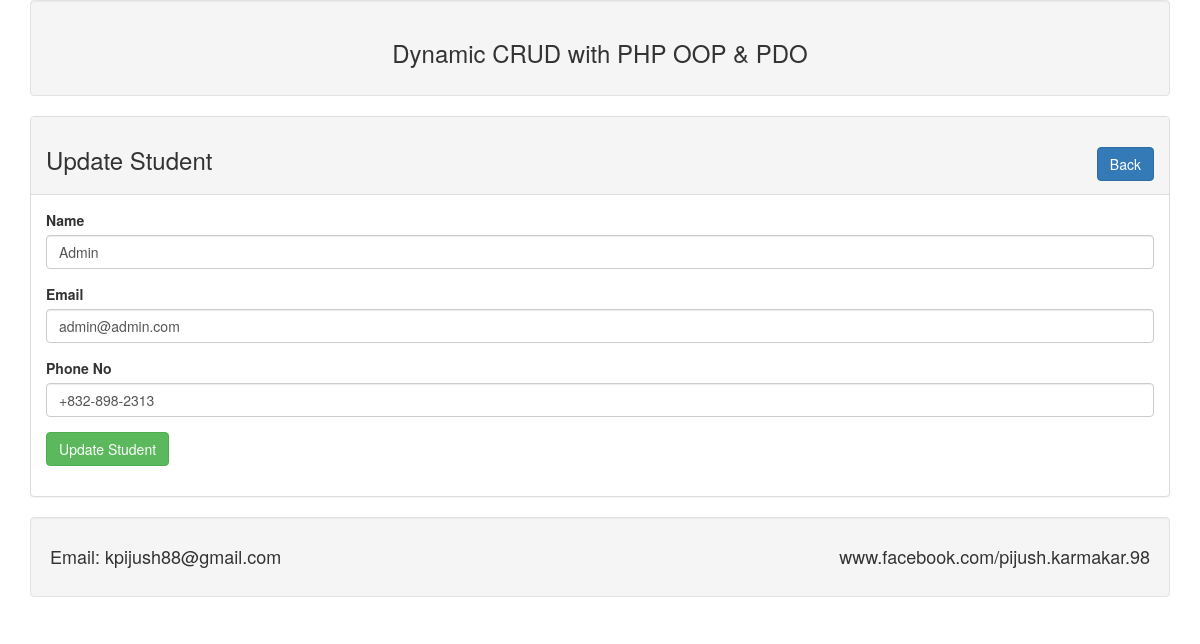
The app's page /editstudent.php?id=17 with its own data.
### tables this page shows
CREATE TABLE `tbl_student` (
  `id` int(11) NOT NULL,
  `name` varchar(255) NOT NULL,
  `email` varchar(255) NOT NULL,
  `phone` varchar(255) NOT NULL
);

### lib/Database.php (called while the page is built, shortened)
<?php
class Database{
private $dbhost  ="localhost";
private $dbuser  ="root";
private $dbpass  ="";
private $dbname  = "db_crud_with_pdo";
private $pdo;
public function __construct(){
    if(!isset($this->pdo) ){
    	try{
    		$link = new PDO("mysql:host=".$this->dbhost.";dbname=".$this->dbname,$this->dbuser,$this->dbpass);
    		$link->setAttribute(PDO::ATTR_ERRMODE,PDO::ERRMODE_EXCEPTION);
            $link->exec("SET CHARACTER SET utf8");
            $this->pdo = $link;
	    	} catch(PDOException $e){
	            die("Failed to connect with database ".$e->getMessage() );
	    	}
     }
  }
public function select($table,$data = array() ){
  $sql     = ' SELECT ';
  $sql    .= array_key_exists("select", $data)?$data['select']:'*';
  $sql    .= ' FROM '.$table ;
  if(array_key_exists("where", $data) ){
       $sql   .= ' WHERE ';
       $i = 0;
       foreach ($data['where'] as $key => $value) {
       	  $add  = ($i > 0)?' AND ':'';
       	  $sql .= "$add"."$key = :$key";
       	  $i++;
       }
  }
$query = $this->pdo->prepare($sql);
  if(array_key_exists('where', $data) ){
       foreach ($data['where'] as $key => $value) {
       	  $query->bindValue(":$key","$value");
       }
  }
$query->execute();
 if(array_key_exists("return_type", $data) ){
		switch ($data['return_type']) {
			case 'single':
				$value = $query->fetch(PDO::FETCH_ASSOC);
				break;
		}
 }
 else{
     if($query->rowCount() > 0 ){
     	$value = $query->fetchAll();
     }
 }
 return !empty($value)?$value:false;
}
}
 ?>

### editstudent.php (the view, shortened to what this page needs)
<?php
include 'inc/header.php' ;
include 'lib/Database.php';
?>
<div class="panel panel-default">
<div class="panel-heading">
	<h3> Update Student <a class="pull-right btn btn-primary" href="index.php"> Back </a></h3>
</div>
<?php
	  $id = $_GET['id'];
	  $db    = new Database();
	  $table = "tbl_student";
	  $wherecond  = array(
		    	 'where'     => array('id' => $id ),
		         'return_type'  => 'single'
		    	);
	 $result = $db->select($table,$wherecond);
     if(!empty($result) ) {
?>
<div class="panel-body">
	<form action="lib/process_student.php" method="post">
			<div class="form-group">
				<label for="name">Name</label>
				<input type="text" class="form-control" id="name" name="name" required="1" value="<?php echo $result['name'] ?>">
			</div>
			<div class="form-group">
				<label for="email">Email</label>
				<input type="email" class="form-control" id="email" name="email" required="1" value="<?php echo $result['email'] ?>">
			</div>
			<div class="form-group">
				<label for="phone">Phone No</label>
				<input type="text" class="form-control" id="phone" name="phone" required="1" value="<?php echo $result['phone'] ?>">
			</div>
			<div class="form-group">
				<input type="submit" class="btn btn-success"  name="submit" value="Update Student" >
			</div>
	</form>
</div>
<?php } ?>
</div>
<?php include 'inc/footer.php' ?>

### records on screen
tbl_student: name "Admin", email "admin@admin.com", phone "+832-898-2313"
